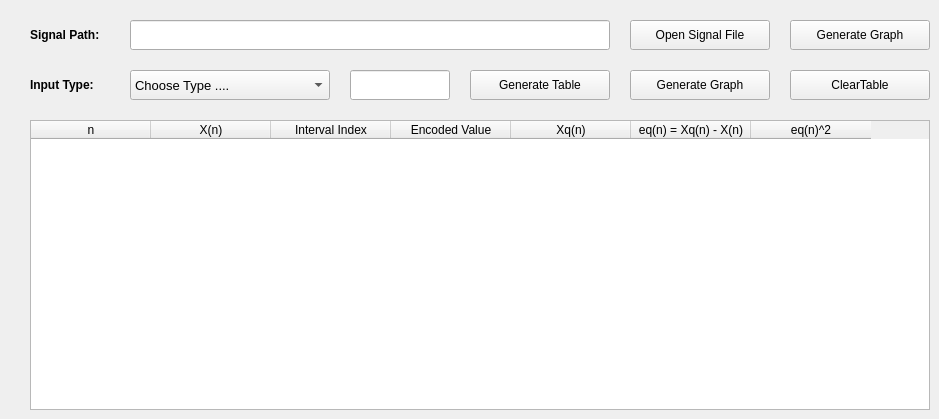
      <widget class="QWidget" name="p1_tab_3">
       <attribute name="title">
        <string>Task 3</string>
       </attribute>
       <widget class="QPushButton" name="p1_t3_btn_openFile">
        <property name="geometry">
         <rect>
          <x>630</x>
          <y>20</y>
          <width>140</width>
          <height>30</height>
         </rect>
        </property>
        <property name="text">
         <string>Open Signal File</string>
        </property>
       </widget>
       <widget class="QLabel" name="p1_t3_labelText">
        <property name="geometry">
         <rect>
          <x>30</x>
          <y>20</y>
          <width>81</width>
          <height>30</height>
         </rect>
        </property>
        <property name="font">
         <font>
          <pointsize>9</pointsize>
          <weight>75</weight>
          <bold>true</bold>
         </font>
        </property>
        <property name="text">
         <string>Signal Path:</string>
        </property>
       </widget>
       <widget class="QLineEdit" name="p1_t3_flineEdit_filePath">
        <property name="geometry">
         <rect>
          <x>130</x>
          <y>20</y>
          <width>480</width>
          <height>30</height>
         </rect>
        </property>
       </widget>
       <widget class="QPushButton" name="p1_t3_btn_generateGraph">
        <property name="geometry">
         <rect>
          <x>790</x>
          <y>20</y>
          <width>140</width>
          <height>30</height>
         </rect>
        </property>
        <property name="text">
         <string>Generate Graph</string>
        </property>
       </widget>
       <widget class="QLineEdit" name="p1_t3_flineEdit_levels">
        <property name="geometry">
         <rect>
          <x>350</x>
          <y>70</y>
          <width>100</width>
          <height>30</height>
         </rect>
        </property>
        <property name="font">
         <font>
          <pointsize>10</pointsize>
         </font>
        </property>
       </widget>
       <widget class="QLabel" name="p1_t3_labelText_2">
        <property name="geometry">
         <rect>
          <x>30</x>
          <y>70</y>
          <width>90</width>
          <height>30</height>
         </rect>
        </property>
        <property name="font">
         <font>
          <pointsize>9</pointsize>
          <weight>75</weight>
          <bold>true</bold>
         </font>
        </property>
        <property name="text">
         <string>Input Type:</string>
        </property>
       </widget>
       <widget class="QComboBox" name="p1_t3_comboBox_inputType">
        <property name="geometry">
         <rect>
          <x>130</x>
          <y>70</y>
          <width>200</width>
          <height>30</height>
         </rect>
        </property>
        <property name="font">
         <font>
          <pointsize>10</pointsize>
         </font>
        </property>
        <item>
         <property name="text">
          <string>Choose Type ....</string>
         </property>
        </item>
        <item>
         <property name="text">
          <string>Number Of Levels :</string>
         </property>
        </item>
        <item>
         <property name="text">
          <string>Size In Bits :</string>
         </property>
        </item>
       </widget>
       <widget class="QPushButton" name="p1_t3_btn_generateTable">
        <property name="geometry">
         <rect>
          <x>470</x>
          <y>70</y>
          <width>140</width>
          <height>30</height>
         </rect>
        </property>
        <property name="text">
         <string>Generate Table</string>
        </property>
       </widget>
       <widget class="QPushButton" name="p1_t3_btn_clearTable">
        <property name="geometry">
         <rect>
          <x>790</x>
          <y>70</y>
          <width>140</width>
          <height>30</height>
         </rect>
        </property>
        <property name="text">
         <string>ClearTable</string>
        </property>
       </widget>
       <widget class="QTableWidget" name="p1_t3_tableWidget">
        <property name="geometry">
         <rect>
          <x>30</x>
          <y>120</y>
          <width>900</width>
          <height>290</height>
         </rect>
        </property>
        <attribute name="horizontalHeaderDefaultSectionSize">
         <number>120</number>
        </attribute>
        <column>
         <property name="text">
          <string>n</string>
         </property>
        </column>
        <column>
         <property name="text">
          <string>X(n)</string>
         </property>
        </column>
        <column>
         <property name="text">
          <string>Interval Index</string>
         </property>
        </column>
        <column>
         <property name="text">
          <string>Encoded Value</string>
         </property>
        </column>
        <column>
         <property name="text">
          <string>Xq(n)</string>
         </property>
        </column>
        <column>
         <property name="text">
          <string>eq(n) = Xq(n) - X(n)</string>
         </property>
        </column>
        <column>
         <property name="text">
          <string>eq(n)^2</string>
         </property>
        </column>
       </widget>
       <widget class="QPushButton" name="p1_t3_btn_generateGraph_2">
        <property name="geometry">
         <rect>
          <x>630</x>
          <y>70</y>
          <width>140</width>
          <height>30</height>
         </rect>
        </property>
        <property name="text">
         <string>Generate Graph</string>
        </property>
       </widget>
      </widget>
